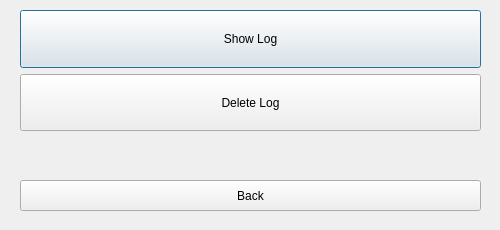
<?xml version="1.0" encoding="UTF-8"?>
<ui version="4.0">
 <class>Dialog</class>
 <widget class="QDialog" name="Dialog">
  <property name="geometry">
   <rect>
    <x>0</x>
    <y>0</y>
    <width>500</width>
    <height>230</height>
   </rect>
  </property>
  <property name="sizePolicy">
   <sizepolicy hsizetype="Expanding" vsizetype="Minimum">
    <horstretch>0</horstretch>
    <verstretch>0</verstretch>
   </sizepolicy>
  </property>
  <property name="minimumSize">
   <size>
    <width>500</width>
    <height>230</height>
   </size>
  </property>
  <property name="maximumSize">
   <size>
    <width>500</width>
    <height>230</height>
   </size>
  </property>
  <property name="windowTitle">
   <string>VAT Calculator | Log Options</string>
  </property>
  <property name="windowIcon">
   <iconset>
    <normaloff>../src/icon.bmp</normaloff>../src/icon.bmp</iconset>
  </property>
  <widget class="QWidget" name="verticalLayoutWidget">
   <property name="geometry">
    <rect>
     <x>20</x>
     <y>10</y>
     <width>461</width>
     <height>121</height>
    </rect>
   </property>
   <layout class="QVBoxLayout" name="verticalLayout">
    <item>
     <widget class="QPushButton" name="bn_show_log">
      <property name="sizePolicy">
       <sizepolicy hsizetype="Expanding" vsizetype="Expanding">
        <horstretch>0</horstretch>
        <verstretch>0</verstretch>
       </sizepolicy>
      </property>
      <property name="text">
       <string>Show Log</string>
      </property>
      <property name="iconSize">
       <size>
        <width>2</width>
        <height>16</height>
       </size>
      </property>
     </widget>
    </item>
    <item>
     <widget class="QPushButton" name="bn_delete_log">
      <property name="sizePolicy">
       <sizepolicy hsizetype="Expanding" vsizetype="Expanding">
        <horstretch>0</horstretch>
        <verstretch>0</verstretch>
       </sizepolicy>
      </property>
      <property name="text">
       <string>Delete Log</string>
      </property>
      <property name="iconSize">
       <size>
        <width>2</width>
        <height>16</height>
       </size>
      </property>
     </widget>
    </item>
   </layout>
  </widget>
  <widget class="QWidget" name="verticalLayoutWidget_2">
   <property name="geometry">
    <rect>
     <x>20</x>
     <y>180</y>
     <width>461</width>
     <height>31</height>
    </rect>
   </property>
   <layout class="QVBoxLayout" name="verticalLayout_2">
    <item>
     <widget class="QPushButton" name="bn_exit">
      <property name="sizePolicy">
       <sizepolicy hsizetype="Expanding" vsizetype="Expanding">
        <horstretch>0</horstretch>
        <verstretch>0</verstretch>
       </sizepolicy>
      </property>
      <property name="text">
       <string>Back</string>
      </property>
      <property name="iconSize">
       <size>
        <width>2</width>
        <height>16</height>
       </size>
      </property>
     </widget>
    </item>
   </layout>
  </widget>
  <widget class="QWidget" name="verticalLayoutWidget_4">
   <property name="geometry">
    <rect>
     <x>20</x>
     <y>150</y>
     <width>461</width>
     <height>21</height>
    </rect>
   </property>
   <layout class="QVBoxLayout" name="ly_welcome">
    <property name="spacing">
     <number>1</number>
    </property>
    <property name="sizeConstraint">
     <enum>QLayout::SetMinimumSize</enum>
    </property>
    <property name="leftMargin">
     <number>0</number>
    </property>
    <property name="topMargin">
     <number>0</number>
    </property>
    <property name="bottomMargin">
     <number>0</number>
    </property>
    <item>
     <widget class="QLabel" name="lb_mesage">
      <property name="palette">
       <palette>
        <active>
         <colorrole role="WindowText">
          <brush brushstyle="SolidPattern">
           <color alpha="255">
            <red>0</red>
            <green>122</green>
            <blue>51</blue>
           </color>
          </brush>
         </colorrole>
        </active>
        <inactive>
         <colorrole role="WindowText">
          <brush brushstyle="SolidPattern">
           <color alpha="255">
            <red>0</red>
            <green>122</green>
            <blue>51</blue>
           </color>
          </brush>
         </colorrole>
        </inactive>
        <disabled>
         <colorrole role="WindowText">
          <brush brushstyle="SolidPattern">
           <color alpha="255">
            <red>190</red>
            <green>190</green>
            <blue>190</blue>
           </color>
          </brush>
         </colorrole>
        </disabled>
       </palette>
      </property>
      <property name="mouseTracking">
       <bool>false</bool>
      </property>
      <property name="tabletTracking">
       <bool>false</bool>
      </property>
      <property name="contextMenuPolicy">
       <enum>Qt::PreventContextMenu</enum>
      </property>
      <property name="layoutDirection">
       <enum>Qt::LeftToRight</enum>
      </property>
      <property name="text">
       <string/>
      </property>
      <property name="alignment">
       <set>Qt::AlignCenter</set>
      </property>
     </widget>
    </item>
   </layout>
  </widget>
 </widget>
 <resources/>
 <connections>
  <connection>
   <sender>bn_exit</sender>
   <signal>clicked()</signal>
   <receiver>Dialog</receiver>
   <slot>close()</slot>
   <hints>
    <hint type="sourcelabel">
     <x>250</x>
     <y>195</y>
    </hint>
    <hint type="destinationlabel">
     <x>249</x>
     <y>114</y>
    </hint>
   </hints>
  </connection>
 </connections>
</ui>
